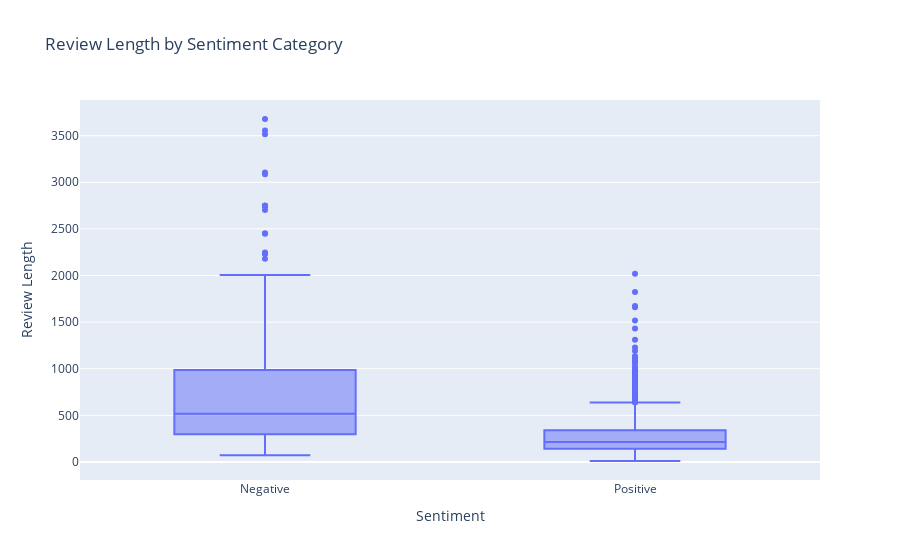

Notebook source saved alongside this figure:
### Markdown cell above
Can we determine something about the sentiment based on the review length?

### Code cell
df['review_length'] = df['Review'].str.len()


# Create the box plot
fig = px.box(df, x='Sentiment', y='review_length', title='Review Length by Sentiment Category',
             labels={'review_length': 'Review Length'})

# Show the plot
fig.show()

### Figure 1 — Plotly figure (JSON) as saved in the notebook; plotly's stock layout.template omitted (floating-point values rounded to 4 significant figures; data arrays with more than 128 entries replaced by an {"elided": "..."} marker saying what was removed)
{"data": [{"alignmentgroup": "True", "hovertemplate": "Sentiment=%{x}<br>Review Length=%{y}<extra></extra>", "legendgroup": "", "marker": {"color": "#636efa"}, "name": "", "notched": false, "offsetgroup": "", "orientation": "v", "showlegend": false, "type": "box", "x": {"elided": "1502 str values"}, "x0": " ", "xaxis": "x", "y": {"elided": "1502 int values"}, "y0": " ", "yaxis": "y"}], "layout": {"autosize": true, "boxmode": "group", "legend": {"tracegroupgap": 0}, "title": {"text": "Review Length by Sentiment Category"}, "xaxis": {"anchor": "y", "autorange": true, "domain": [0, 1], "range": [-0.5, 1.5], "title": {"text": "Sentiment"}, "type": "category"}, "yaxis": {"anchor": "x", "autorange": true, "domain": [0, 1], "range": [-193.8, 3883.0], "title": {"text": "Review Length"}, "type": "linear"}}}
